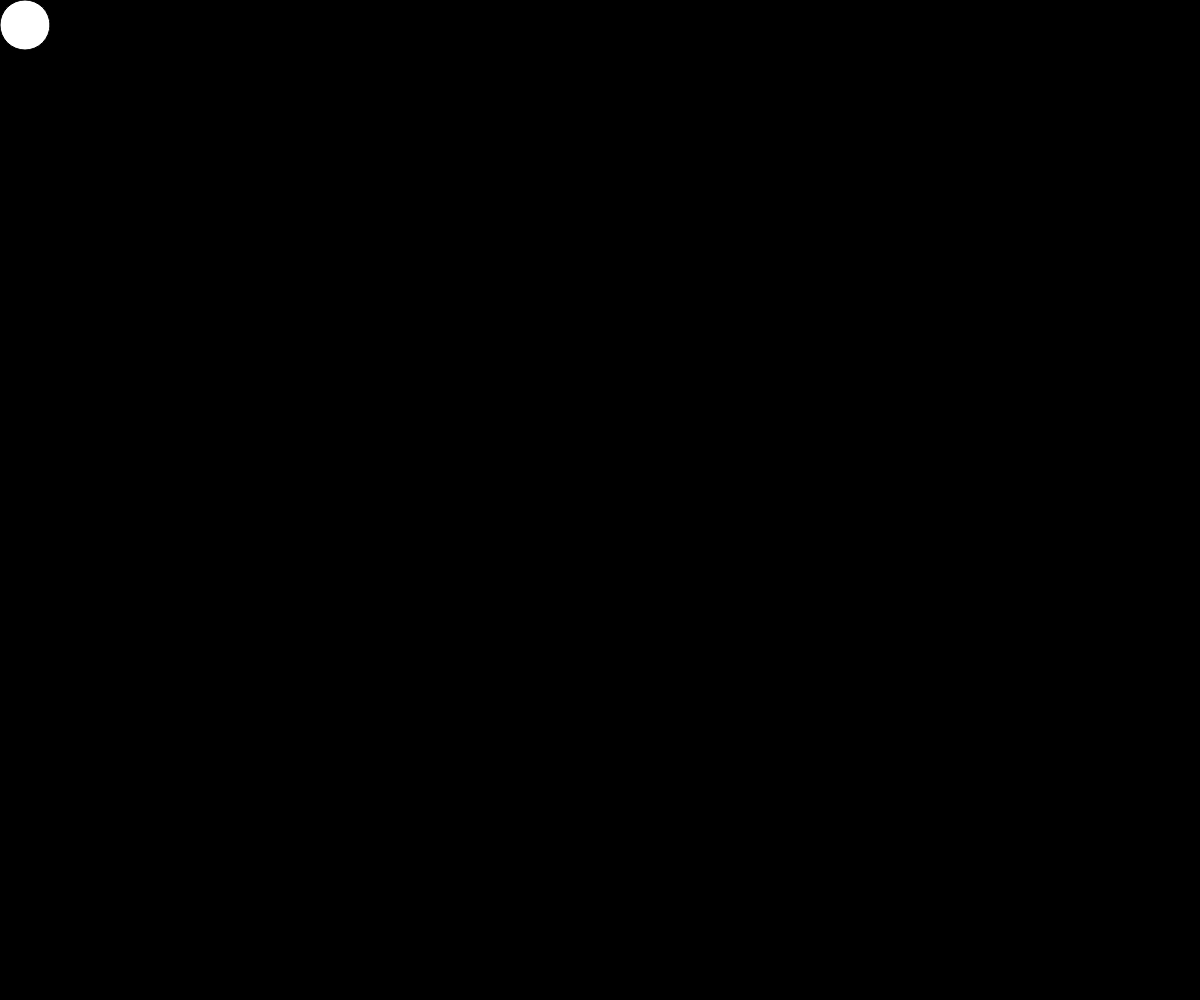
Frame 1 (no input)
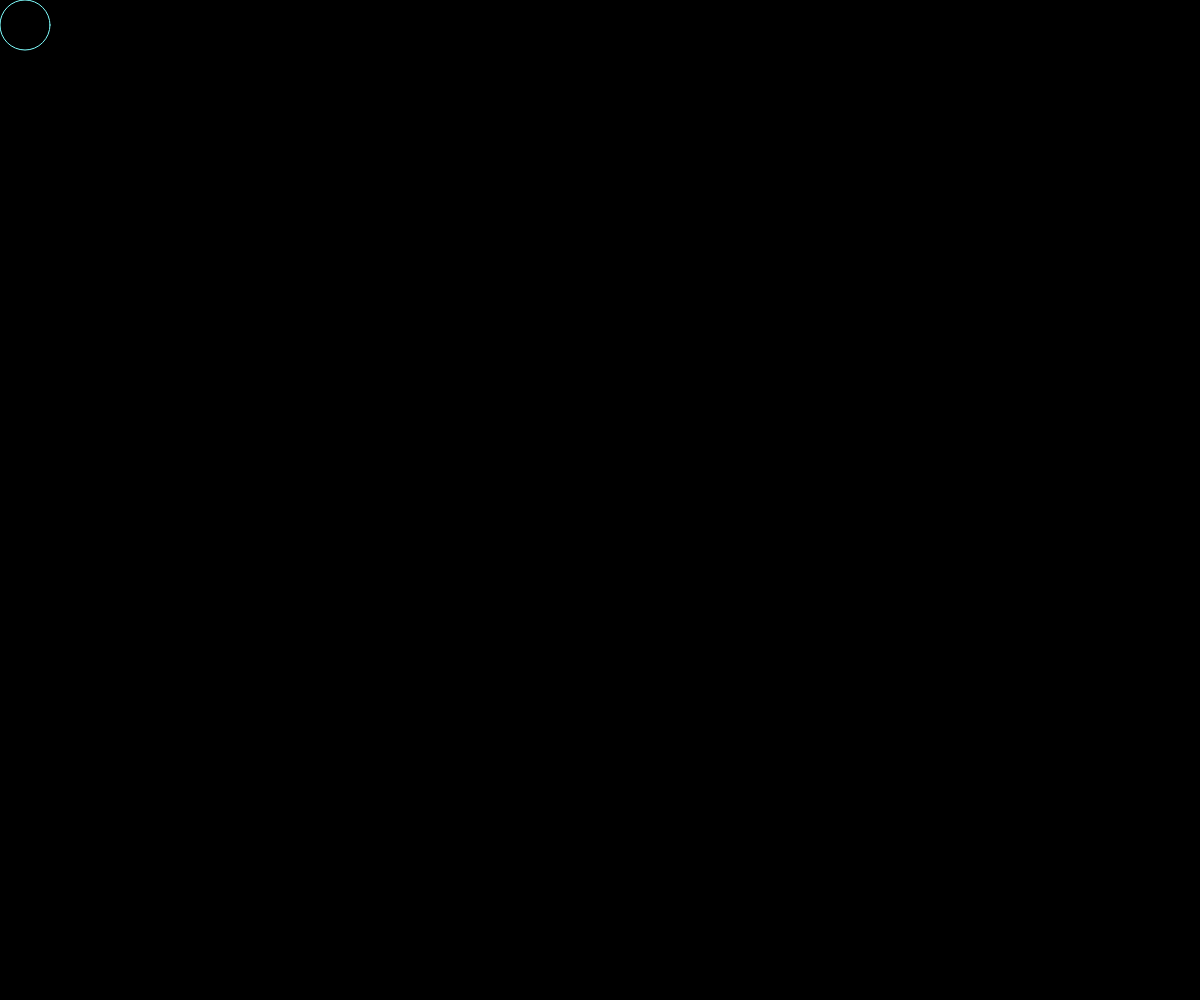
Frame 60 (no input)
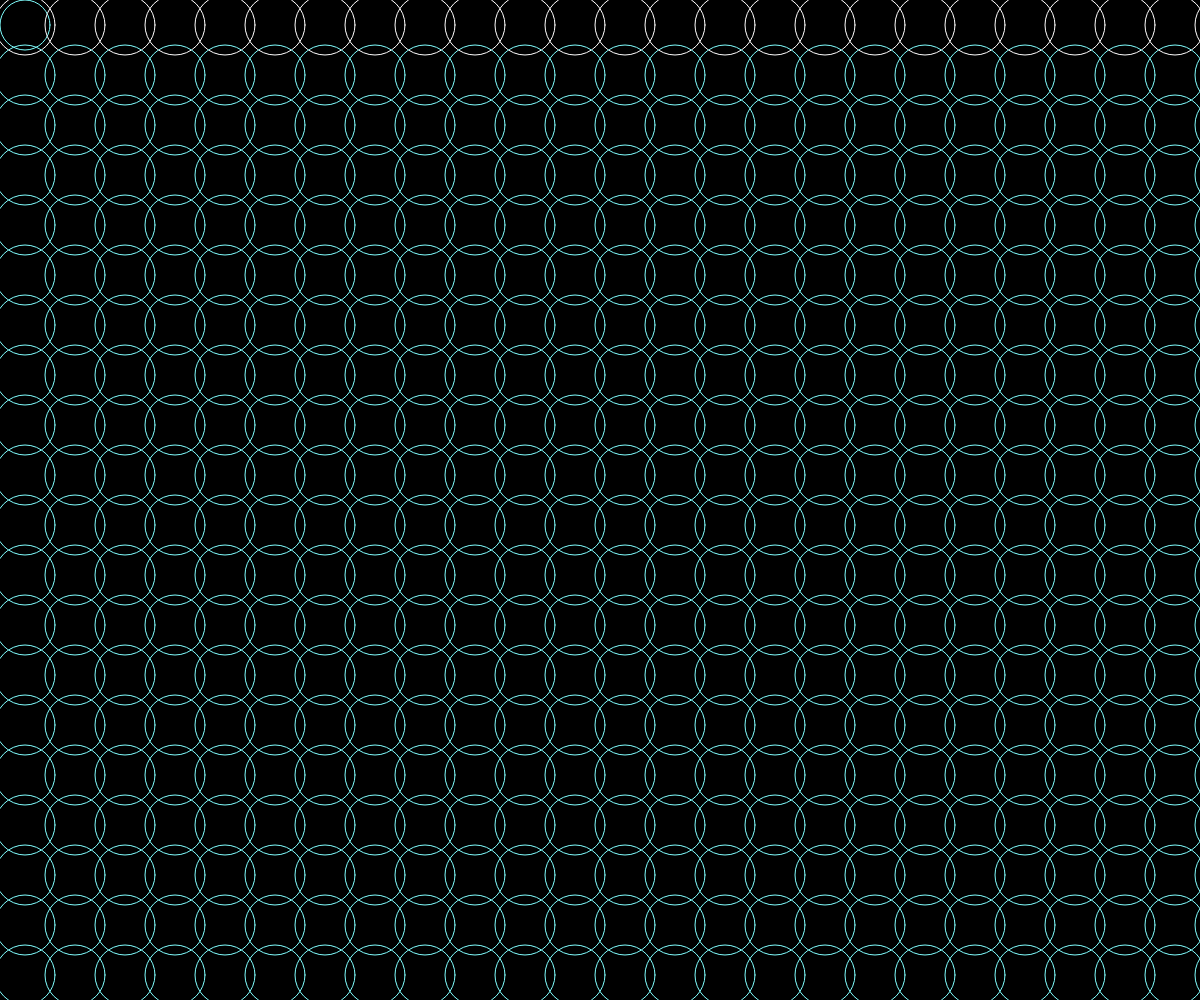
Frame 120 (the mouse pressed at the canvas centre since frame 60)

The p5.js sketch that drew these frames (run headless with seeded random() and noise() and a simulated clock; from frame 60 on, the mouse is pressed at the canvas centre):

// p5.js sketch
// ── sketch.js
function setup() {
  createCanvas(windowWidth, windowHeight);
}

function draw() {
  background(0);
  rectMode(CENTER)
  ellipse(25,25,50)
  noFill(0)
  stroke(255)
  

  var w= mouseX/10
   for(var j=0;j<height/50;j++)
 {
  for(var i=0;i<width/40;i++)
  
   ellipse(25+50*i,25+50*j,mouseX/10)//座標(??)產生一個50直徑的圓
   stroke("#FFE66F")
   rect(25+50*i,25+50*j,mouseY/4)
   stroke("#FFE66F")
   ellipse(50+50*i,50+50*j,mouseY/10)
   stroke("#80FFFF")
 } 


}
  
